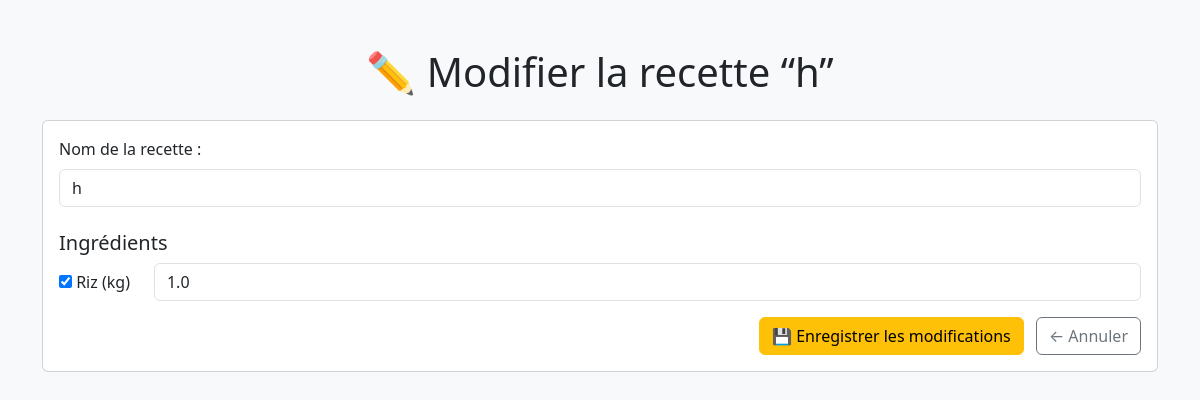
Page /modifier_recette/1 on the committed database.
### app.py (models this page shows)
class Recette(db.Model):
    id = db.Column(db.Integer, primary_key=True)
    nom = db.Column(db.String(100), nullable=False)
    ingredients = db.relationship('RecetteIngredient', backref='recette', cascade='all, delete-orphan')

class Ingredient(db.Model):
    id = db.Column(db.Integer, primary_key=True)
    nom = db.Column(db.String(100), nullable=False)
    unite = db.Column(db.String(50), nullable=False)
    stock_cuisine = db.Column(db.Float, nullable=False, default=0.0)
    stock_magasin = db.Column(db.Float, nullable=False, default=0.0)

class RecetteIngredient(db.Model):
    id = db.Column(db.Integer, primary_key=True)
    recette_id = db.Column(db.Integer, db.ForeignKey('recette.id'), nullable=False)
    ingredient_id = db.Column(db.Integer, db.ForeignKey('ingredient.id'), nullable=False)
    quantite = db.Column(db.Float, nullable=False)
    ingredient = db.relationship('Ingredient')

### app.py (the view, shortened to what this page needs)
@app.route('/modifier_recette/<int:id>', methods=['GET', 'POST'])
def modifier_recette(id):
    recette = Recette.query.get_or_404(id)
    quantites = {ri.ingredient_id: ri.quantite for ri in recette.ingredients}
    return render_template('modifier_recette.html', recette=recette, ingredients=Ingredient.query.all(), quantites=quantites)

### templates/modifier_recette.html (shortened to what this page needs)
<!DOCTYPE html>
<html lang="fr">
  <head>
    <link href="https://cdn.jsdelivr.net/npm/bootstrap@5.3.3/dist/css/bootstrap.min.css" rel="stylesheet">
  </head>
  <body class="bg-light">
    <div class="container mt-5">
      <h1 class="text-center mb-4">✏ Modifier la recette “{{ recette.nom }}”</h1>
      <div class="card">
        <div class="card-body">
          <form method="POST">
            <div class="mb-3">
              <label for="nom" class="form-label">Nom de la recette :</label>
              <input type="text" id="nom" name="nom" class="form-control" value="{{ recette.nom }}" required>
            </div>
            <h5 class="mt-4">Ingrédients</h5>
            {% for ingr in ingredients %}
              <div class="row align-items-center mb-2">
                <div class="col-auto">
                  <input
                    type="checkbox"
                    name="ingredient_id"
                    value="{{ ingr.id }}"
                    {% if ingr.id in quantites %}checked{% endif %}
                  >
                  <label>{{ ingr.nom }} ({{ ingr.unite }})</label>
                </div>
                <div class="col">
                  <input
                    type="number"
                    step="0.01"
                    name="quantite_{{ ingr.id }}"
                    class="form-control"
                    placeholder="Quantité"
                    value="{{ quantites.get(ingr.id, '') }}"
                  >
                </div>
              </div>
            {% endfor %}
            <div class="text-end mt-3">
              <button type="submit" class="btn btn-warning">💾 Enregistrer les modifications</button>
              <a href="{{ url_for('recettes') }}" class="btn btn-outline-secondary ms-2">← Annuler</a>
            </div>
          </form>
        </div>
      </div>
    </div>
  </body>
</html>

### rows in the picture
Recette: nom "h"
Ingredient: ingredient_id "☑", nom "Riz", unite "kg", get "1.0"
